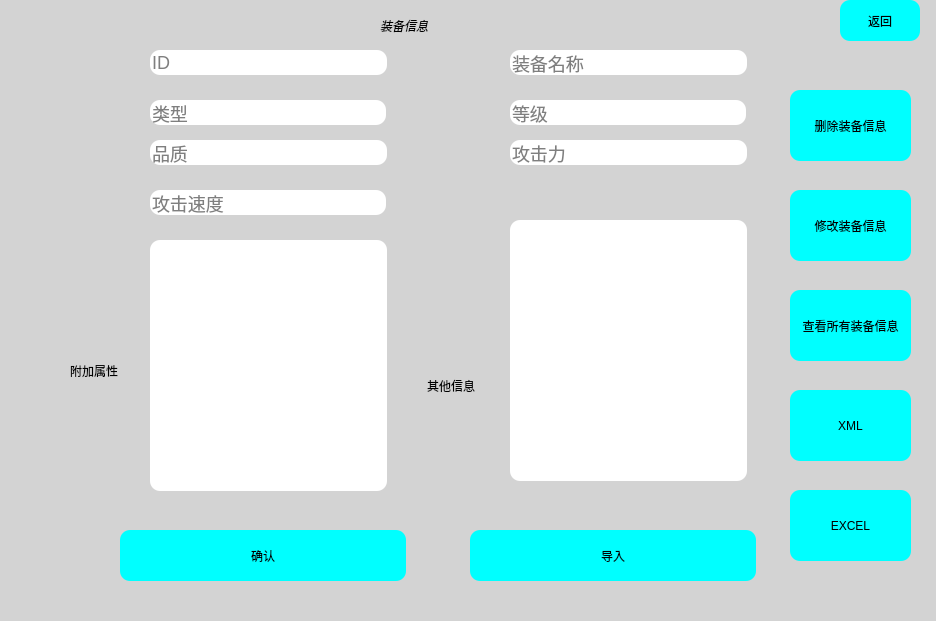
<?xml version="1.0" encoding="UTF-8"?>
<ui version="4.0">
 <class>equipmentnews</class>
 <widget class="QDialog" name="equipmentnews">
  <property name="geometry">
   <rect>
    <x>0</x>
    <y>0</y>
    <width>936</width>
    <height>621</height>
   </rect>
  </property>
  <property name="windowTitle">
   <string>Dialog</string>
  </property>
  <property name="styleSheet">
   <string notr="true">background-color: rgb(211,211,211);
background-position: center center;</string>
  </property>
  <widget class="QPushButton" name="btn_return">
   <property name="geometry">
    <rect>
     <x>840</x>
     <y>0</y>
     <width>80</width>
     <height>41</height>
    </rect>
   </property>
   <property name="styleSheet">
    <string notr="true">background:#00FFFF;
	border-style:outset;
	border-radius:10px;
</string>
   </property>
   <property name="text">
    <string>返回</string>
   </property>
  </widget>
  <widget class="QPushButton" name="btn_look">
   <property name="geometry">
    <rect>
     <x>790</x>
     <y>290</y>
     <width>121</width>
     <height>71</height>
    </rect>
   </property>
   <property name="styleSheet">
    <string notr="true">background:#00FFFF;

	border-style:outset;
	border-radius:10px;
</string>
   </property>
   <property name="text">
    <string>查看所有装备信息</string>
   </property>
  </widget>
  <widget class="QPushButton" name="btn_del">
   <property name="geometry">
    <rect>
     <x>790</x>
     <y>90</y>
     <width>121</width>
     <height>71</height>
    </rect>
   </property>
   <property name="styleSheet">
    <string notr="true">background:#00FFFF;

	border-style:outset;
	border-radius:10px;
</string>
   </property>
   <property name="text">
    <string>删除装备信息</string>
   </property>
  </widget>
  <widget class="QPushButton" name="btn_update">
   <property name="geometry">
    <rect>
     <x>790</x>
     <y>190</y>
     <width>121</width>
     <height>71</height>
    </rect>
   </property>
   <property name="styleSheet">
    <string notr="true">background:#00FFFF;
	border-style:outset;
	border-radius:10px;
</string>
   </property>
   <property name="text">
    <string>修改装备信息</string>
   </property>
  </widget>
  <widget class="QPushButton" name="btn_XML">
   <property name="geometry">
    <rect>
     <x>790</x>
     <y>390</y>
     <width>121</width>
     <height>71</height>
    </rect>
   </property>
   <property name="styleSheet">
    <string notr="true">background:#00FFFF;
	border-style:outset;
	border-radius:10px;
</string>
   </property>
   <property name="text">
    <string>XML</string>
   </property>
  </widget>
  <widget class="QPushButton" name="btn_EXCEL">
   <property name="geometry">
    <rect>
     <x>790</x>
     <y>490</y>
     <width>121</width>
     <height>71</height>
    </rect>
   </property>
   <property name="styleSheet">
    <string notr="true">background:#00FFFF;
	border-style:outset;
	border-radius:10px;
</string>
   </property>
   <property name="text">
    <string>EXCEL</string>
   </property>
  </widget>
  <widget class="QLineEdit" name="lineEdit_name">
   <property name="geometry">
    <rect>
     <x>510</x>
     <y>50</y>
     <width>237</width>
     <height>25</height>
    </rect>
   </property>
   <property name="styleSheet">
    <string notr="true">color: #000000;
background-color: rgb(255, 255, 255);
	font-size:18px;
	border-style:outset;
	border-radius:10px;</string>
   </property>
   <property name="placeholderText">
    <string>装备名称</string>
   </property>
  </widget>
  <widget class="QLineEdit" name="lineEdit_classify">
   <property name="geometry">
    <rect>
     <x>150</x>
     <y>100</y>
     <width>236</width>
     <height>25</height>
    </rect>
   </property>
   <property name="styleSheet">
    <string notr="true">color: #000000;
background-color: rgb(255, 255, 255);
	font-size:18px;
	border-style:outset;
	border-radius:10px;</string>
   </property>
   <property name="placeholderText">
    <string>类型</string>
   </property>
  </widget>
  <widget class="QLineEdit" name="lineEdit_quality">
   <property name="geometry">
    <rect>
     <x>150</x>
     <y>140</y>
     <width>237</width>
     <height>25</height>
    </rect>
   </property>
   <property name="styleSheet">
    <string notr="true">color: #000000;
background-color: rgb(255, 255, 255);
	font-size:18px;
	border-style:outset;
	border-radius:10px;</string>
   </property>
   <property name="placeholderText">
    <string>品质</string>
   </property>
  </widget>
  <widget class="QLineEdit" name="lineEdit_class">
   <property name="geometry">
    <rect>
     <x>510</x>
     <y>100</y>
     <width>236</width>
     <height>25</height>
    </rect>
   </property>
   <property name="styleSheet">
    <string notr="true">color: #000000;
background-color: rgb(255, 255, 255);
	font-size:18px;
	border-style:outset;
	border-radius:10px;</string>
   </property>
   <property name="placeholderText">
    <string>等级</string>
   </property>
  </widget>
  <widget class="QLineEdit" name="lineEdit_speed">
   <property name="geometry">
    <rect>
     <x>150</x>
     <y>190</y>
     <width>236</width>
     <height>25</height>
    </rect>
   </property>
   <property name="styleSheet">
    <string notr="true">color: #000000;
background-color: rgb(255, 255, 255);
	font-size:18px;
	border-style:outset;
	border-radius:10px;</string>
   </property>
   <property name="placeholderText">
    <string>攻击速度</string>
   </property>
  </widget>
  <widget class="QLabel" name="label_7">
   <property name="geometry">
    <rect>
     <x>70</x>
     <y>330</y>
     <width>61</width>
     <height>81</height>
    </rect>
   </property>
   <property name="text">
    <string>附加属性</string>
   </property>
  </widget>
  <widget class="QPushButton" name="btn_ok">
   <property name="geometry">
    <rect>
     <x>120</x>
     <y>530</y>
     <width>286</width>
     <height>51</height>
    </rect>
   </property>
   <property name="styleSheet">
    <string notr="true">background:#00FFFF;
	border-style:outset;
	border-radius:10px;</string>
   </property>
   <property name="text">
    <string>确认</string>
   </property>
  </widget>
  <widget class="QLabel" name="label_9">
   <property name="geometry">
    <rect>
     <x>427</x>
     <y>350</y>
     <width>71</width>
     <height>71</height>
    </rect>
   </property>
   <property name="text">
    <string>其他信息</string>
   </property>
  </widget>
  <widget class="QTextEdit" name="textEdit_otherInfomation">
   <property name="geometry">
    <rect>
     <x>510</x>
     <y>220</y>
     <width>237</width>
     <height>261</height>
    </rect>
   </property>
   <property name="styleSheet">
    <string notr="true">color: #000000;
background-color: rgb(255, 255, 255);
	font-size:18px;
	border-style:outset;
	border-radius:10px;</string>
   </property>
  </widget>
  <widget class="QTextEdit" name="textEdit_additiveAttribute">
   <property name="geometry">
    <rect>
     <x>150</x>
     <y>240</y>
     <width>237</width>
     <height>251</height>
    </rect>
   </property>
   <property name="styleSheet">
    <string notr="true">color: #000000;
background-color: rgb(255, 255, 255);
	font-size:18px;
	border-style:outset;
	border-radius:10px;</string>
   </property>
  </widget>
  <widget class="QLineEdit" name="lineEdit_atk">
   <property name="geometry">
    <rect>
     <x>510</x>
     <y>140</y>
     <width>237</width>
     <height>25</height>
    </rect>
   </property>
   <property name="styleSheet">
    <string notr="true">color: #000000;
background-color: rgb(255, 255, 255);
	font-size:18px;
	border-style:outset;
	border-radius:10px;</string>
   </property>
   <property name="placeholderText">
    <string>攻击力</string>
   </property>
  </widget>
  <widget class="QLabel" name="label">
   <property name="geometry">
    <rect>
     <x>380</x>
     <y>10</y>
     <width>131</width>
     <height>31</height>
    </rect>
   </property>
   <property name="styleSheet">
    <string notr="true">font: 700 16pt &quot;Microsoft YaHei UI&quot;;
background:rgba(85,170,225,0);
	font-style: italic bold;
	font size:14px;</string>
   </property>
   <property name="text">
    <string>装备信息</string>
   </property>
  </widget>
  <widget class="QLineEdit" name="lineEdit_ID">
   <property name="geometry">
    <rect>
     <x>150</x>
     <y>50</y>
     <width>237</width>
     <height>25</height>
    </rect>
   </property>
   <property name="styleSheet">
    <string notr="true">color: #000000;
background-color: rgb(255, 255, 255);
	font-size:18px;
	border-style:outset;
	border-radius:10px;</string>
   </property>
   <property name="placeholderText">
    <string>ID</string>
   </property>
  </widget>
  <widget class="QPushButton" name="btn_XML2">
   <property name="geometry">
    <rect>
     <x>470</x>
     <y>530</y>
     <width>286</width>
     <height>51</height>
    </rect>
   </property>
   <property name="styleSheet">
    <string notr="true">background:#00FFFF;
	border-style:outset;
	border-radius:10px;</string>
   </property>
   <property name="text">
    <string>导入</string>
   </property>
  </widget>
 </widget>
 <resources/>
 <connections/>
</ui>
